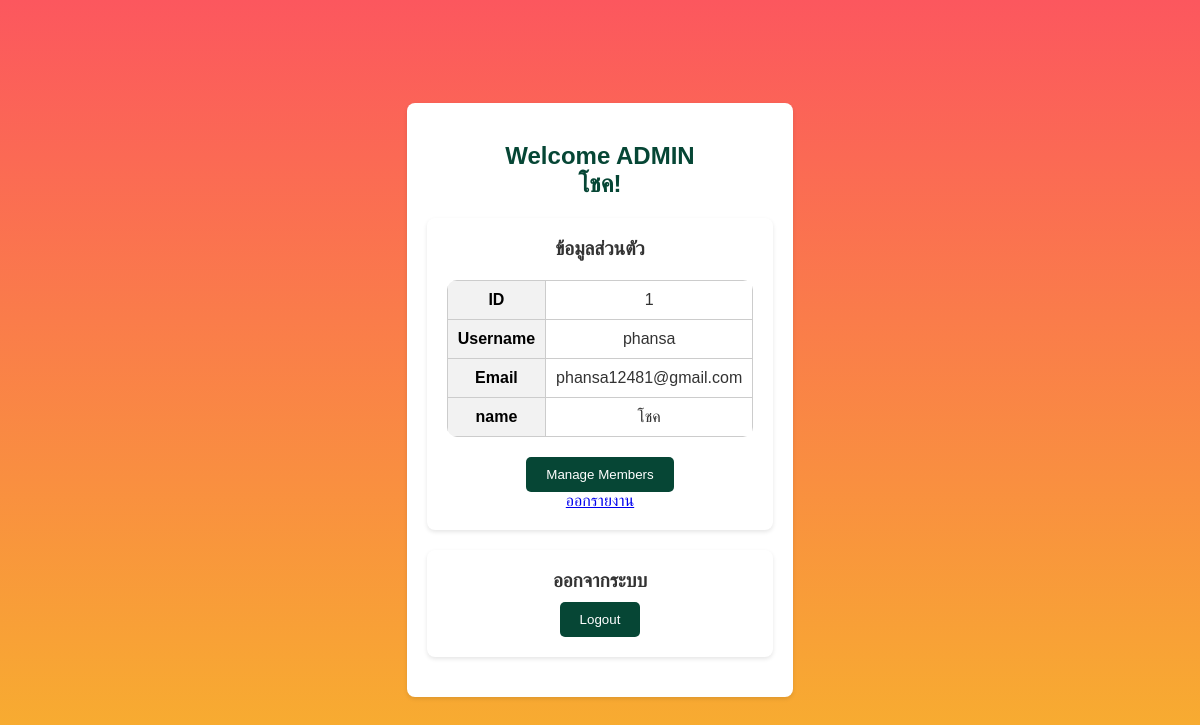
Screenshot of /admins.php (signed in) with the database file from the repository.
### tables this page shows
CREATE TABLE `account` (
  `id` int(11) NOT NULL,
  `email` varchar(50) DEFAULT NULL,
  `username` varchar(255) NOT NULL,
  `password` varchar(255) NOT NULL,
  `address` text NOT NULL,
  `phone` varchar(15) NOT NULL,
  `occupation` varchar(100) NOT NULL,
  `income` int(11) NOT NULL,
  `contact_info` text DEFAULT NULL,
  `activities` text DEFAULT NULL,
  `profile_image` varchar(255) DEFAULT NULL,
  `role` varchar(20) DEFAULT NULL,
  `name` varchar(255) DEFAULT NULL,
  `created_at` timestamp NOT NULL DEFAULT current_timestamp(),
  `updated_at` timestamp NOT NULL DEFAULT current_timestamp() ON UPDATE current_timestamp()
);

### admins.php (the view, shortened to what this page needs)
<?php
include 'connect.php';
$username = $_SESSION['username'];
$stmt = $conn->prepare("SELECT * FROM account WHERE username = ?");
$stmt->bind_param("s", $username);
$stmt->execute();
$result = $stmt->get_result();
if ($result->num_rows > 0) {
    $admin = $result->fetch_assoc();
} else {
    die("Admin not found.");
}
?>
<!DOCTYPE html>
<html>
<head>
    <link rel="stylesheet" href="styles.css">
</head>
<body>
    <div class="container">
        <div class="header">
            <h2>Welcome ADMIN <br>
                <?php echo htmlspecialchars($admin['name']); ?>!</h2>
        </div>
        <div class="section">
            <div class="section-title">ข้อมูลส่วนตัว</div>
            <table>
                <tr>
                    <th><font color="black">ID</th>
                    <td><?php echo $admin['id']; ?></td>
                </tr>
                <tr>
                    <th><font color="black">Username</th>
                    <td><?php echo $admin['username']; ?></td>
                </tr>
                <tr>
                    <th><font color="black">Email</th>
                    <td><?php echo $admin['email']; ?></td>
                </tr>
                <tr>
                    <th><font color="black">name</th>
                    <td><?php echo $admin['name']; ?></td>
                </tr>
            </table>
            <a href="manage_members.php">
                <button type="submit" class="btn-primary">Manage Members</button><br>
            </a>
            <a href="report.php">ออกรายงาน</a>
        </div>
        <div class="section">
            <div class="section-title">ออกจากระบบ</div>
            <a href="logout.php">
                <button type="submit" class="btn-primary">Logout</button>
            </a>
        </div>
    </div>
</body>
</html>

### styles.css (style rules this page uses)
body { font-family: 'Prompt', sans-serif; background-color: #e6f2e6; color: #333; margin: 0; padding: 0; }
h2, h3 { text-align: center; color: #064635; }
button { background-color: #064635; color: white; padding: 10px 20px; border: none; border-radius: 5px; cursor: pointer; transition: 0.3s; }
table { width: 90%; margin: 20px auto; border-collapse: collapse; background: white; border-radius: 10px; overflow: hidden; }
table th, table td { padding: 10px; border: 1px solid #ccc; text-align: center; }
th { background: #064635; color: white; }

### admins.php (style rules this page uses)
body { font-family: 'Arial', sans-serif; background: linear-gradient(to bottom, #FC575E, #F7B42C); margin: 0; padding: 0; color: #333; display: flex; justify-content: center; align-items: center; min-height: 100vh; }
.container { background-color: #fff; padding: 20px; border-radius: 8px; box-shadow: 0 2px 4px rgba(0, 0, 0, 0.1); text-align: center; }
h2 { color: #064635; }
table { width: 100%; margin-top: 20px; border-collapse: collapse; }
th, td { padding: 10px; border: 1px solid #ccc; text-align: left; }
th { font-weight: bold; background-color: #f2f2f2; }
.header { text-align: center; margin-bottom: 20px; }
.section { background-color: #fff; padding: 20px; margin-bottom: 20px; border-radius: 8px; box-shadow: 0 2px 4px rgba(0, 0, 0, 0.1); }
.section-title { font-size: 1.2em; font-weight: bold; margin-bottom: 10px; }
.btn-primary { background-color: #064635; color: white; padding: 10px 20px; border: none; border-radius: 5px; cursor: pointer; }
table { border-collapse: collapse; width: 100%; }
th, td { padding: 10px; border: 1px solid #ddd; text-align: left; }
th { background-color: #f2f2f2; }

### rows the page displays
account: name "โชค", id "1", username "phansa", email "phansa12481@gmail.com"
